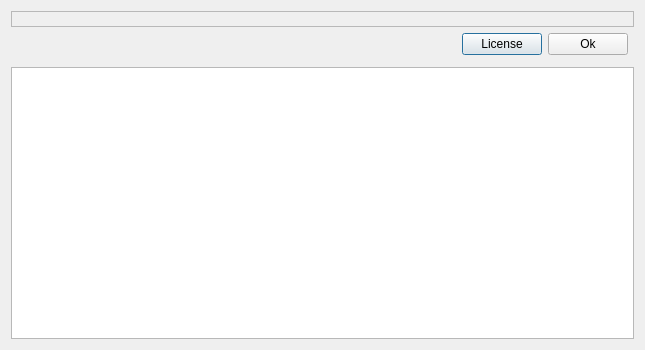
<?xml version="1.0" encoding="UTF-8"?>
<ui version="4.0">
 <class>AboutDialog</class>
 <widget class="QDialog" name="AboutDialog">
  <property name="geometry">
   <rect>
    <x>0</x>
    <y>0</y>
    <width>645</width>
    <height>350</height>
   </rect>
  </property>
  <property name="windowTitle">
   <string>About</string>
  </property>
  <layout class="QVBoxLayout" name="verticalLayout">
   <item>
    <widget class="QLabel" name="label">
     <property name="frameShape">
      <enum>QFrame::StyledPanel</enum>
     </property>
     <property name="text">
      <string notr="true"/>
     </property>
     <property name="pixmap">
      <pixmap resource="rscr.qrc">:/resource/about.bmp</pixmap>
     </property>
     <property name="scaledContents">
      <bool>true</bool>
     </property>
    </widget>
   </item>
   <item>
    <layout class="QHBoxLayout" name="horizontalLayout">
     <property name="rightMargin">
      <number>6</number>
     </property>
     <property name="bottomMargin">
      <number>6</number>
     </property>
     <item>
      <widget class="QLabel" name="lblVersion">
       <property name="text">
        <string/>
       </property>
      </widget>
     </item>
     <item>
      <spacer name="horizontalSpacer">
       <property name="orientation">
        <enum>Qt::Horizontal</enum>
       </property>
       <property name="sizeHint" stdset="0">
        <size>
         <width>40</width>
         <height>20</height>
        </size>
       </property>
      </spacer>
     </item>
     <item>
      <widget class="QPushButton" name="btnLicense">
       <property name="text">
        <string>License</string>
       </property>
       <property name="checkable">
        <bool>true</bool>
       </property>
      </widget>
     </item>
     <item>
      <widget class="QPushButton" name="btnOk">
       <property name="text">
        <string>Ok</string>
       </property>
      </widget>
     </item>
    </layout>
   </item>
   <item>
    <widget class="QTextEdit" name="teLicense">
     <property name="font">
      <font>
       <pointsize>8</pointsize>
      </font>
     </property>
     <property name="readOnly">
      <bool>true</bool>
     </property>
    </widget>
   </item>
  </layout>
 </widget>
 <resources>
  <include location="rscr.qrc"/>
 </resources>
 <connections>
  <connection>
   <sender>btnOk</sender>
   <signal>clicked()</signal>
   <receiver>AboutDialog</receiver>
   <slot>accept()</slot>
   <hints>
    <hint type="sourcelabel">
     <x>293</x>
     <y>178</y>
    </hint>
    <hint type="destinationlabel">
     <x>488</x>
     <y>177</y>
    </hint>
   </hints>
  </connection>
  <connection>
   <sender>btnLicense</sender>
   <signal>toggled(bool)</signal>
   <receiver>teLicense</receiver>
   <slot>setVisible(bool)</slot>
   <hints>
    <hint type="sourcelabel">
     <x>167</x>
     <y>182</y>
    </hint>
    <hint type="destinationlabel">
     <x>154</x>
     <y>259</y>
    </hint>
   </hints>
  </connection>
 </connections>
</ui>
